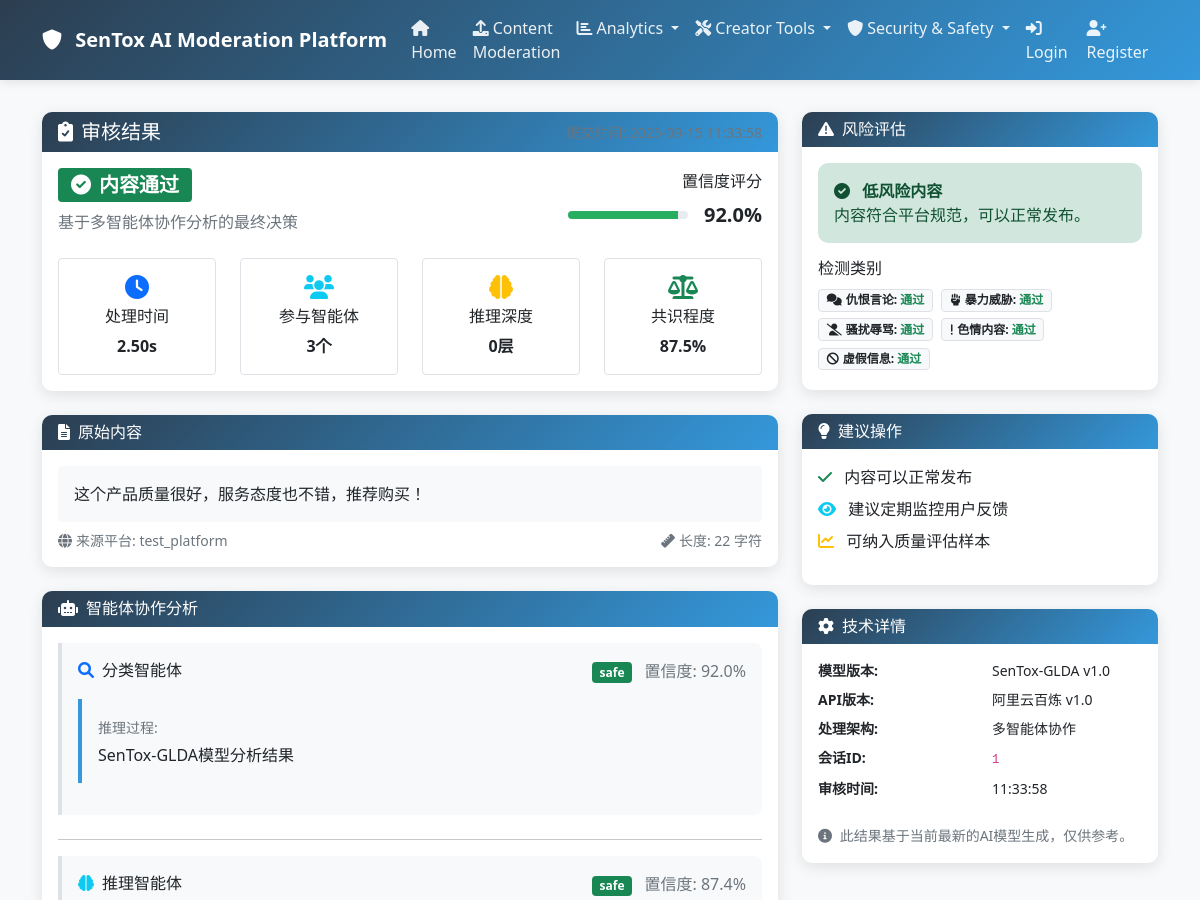
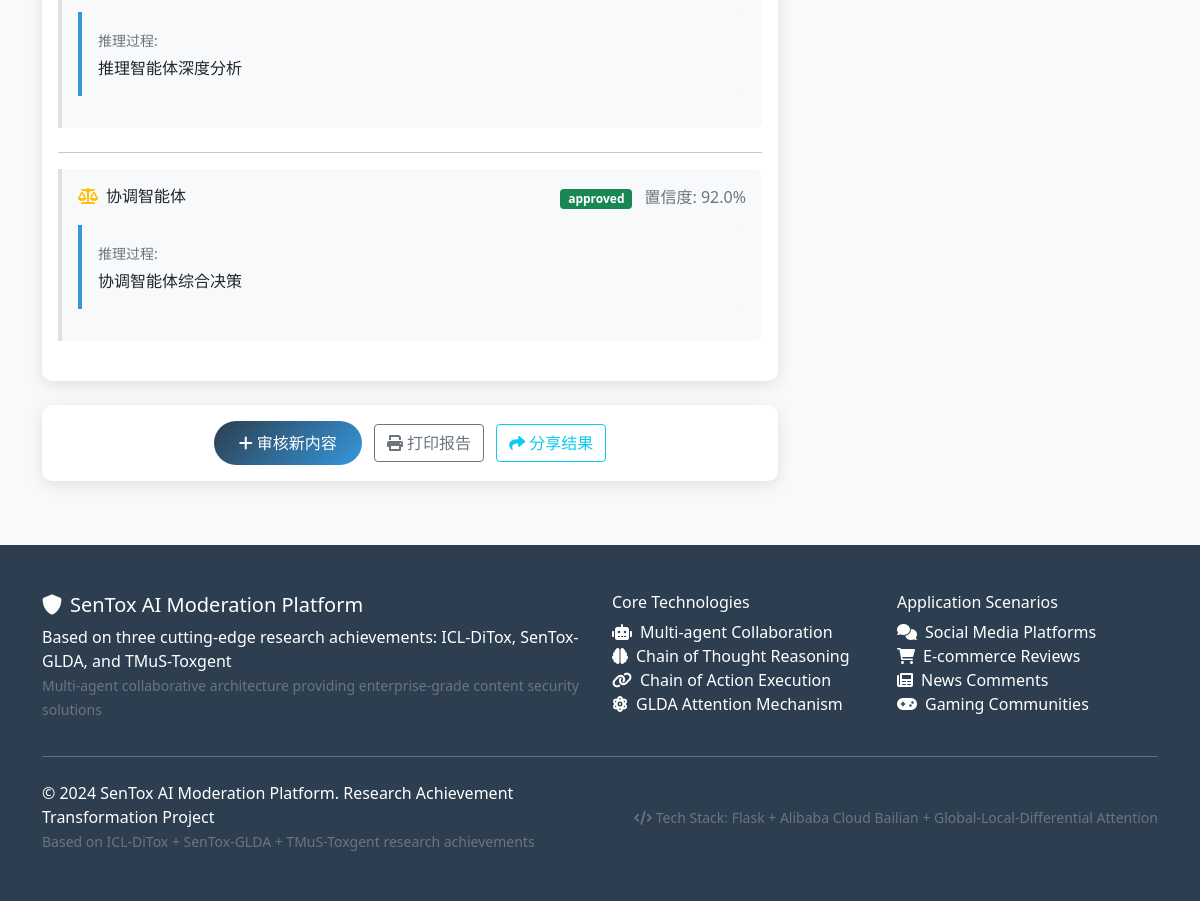
The page /result/1 on the database its author committed (2 pictures, top to bottom).
### models.py (models this page shows, shortened)
class ModerationRecord(db.Model):
    id = db.Column(db.Integer, primary_key=True)
    submission_id = db.Column(db.Integer, db.ForeignKey('content_submission.id'), nullable=False)
    initial_classification = db.Column(db.String(20))  # safe, toxic
    initial_confidence = db.Column(db.Float)
    final_decision = db.Column(db.String(20))  # approved, rejected, needs_review
    final_confidence = db.Column(db.Float)
    reasoning_chain = db.Column(db.Text)  # JSON格式存储推理链
    toxicity_categories = db.Column(db.Text)  # JSON: 仇恨言论、暴力、色情等
    severity_level = db.Column(db.Integer)  # 1-5级严重程度
    agent_decisions = db.Column(db.Text)  # JSON格式存储各智能体决策
    coordination_log = db.Column(db.Text)  # 协调过程日志
    started_at = db.Column(db.DateTime, default=datetime.utcnow)
    completed_at = db.Column(db.DateTime)
    processing_time = db.Column(db.Float)  # 处理时间（秒）

class ContentSubmission(db.Model):
    id = db.Column(db.Integer, primary_key=True)
    content = db.Column(db.Text, nullable=False)
    content_type = db.Column(db.String(20), default='text')  # text, image, video
    platform = db.Column(db.String(50))  # weibo, douyin, wechat等
    submitted_by = db.Column(db.Integer, db.ForeignKey('user.id'))
    submitted_at = db.Column(db.DateTime, default=datetime.utcnow)
    status = db.Column(db.String(20), default='pending')  # pending, processing, completed
    moderation_records = db.relationship('ModerationRecord', backref='submission', lazy=True)

### routes/main.py (the view)
@main_bp.route('/result/<int:submission_id>')
def view_result(submission_id):
    submission = ContentSubmission.query.get_or_404(submission_id)
    moderation_record = ModerationRecord.query.filter_by(submission_id=submission_id).first()
    if not moderation_record:
        flash('Moderation result does not exist', 'error')
        return redirect(url_for('main.index'))
    agent_decisions = {}
    reasoning_chain = []
    try:
        import json
        if moderation_record.agent_decisions:
            agent_decisions = eval(moderation_record.agent_decisions)  # Note: should use json.loads in production
        if moderation_record.reasoning_chain:
            reasoning_chain = json.loads(moderation_record.reasoning_chain)
    except:
        pass
    return render_template('result.html',
                         submission=submission,
                         record=moderation_record,
                         agent_decisions=agent_decisions,
                         reasoning_chain=reasoning_chain)

### templates/result.html (shortened to what this page needs)
{% extends "base.html" %}
{% block content %}
<div class="row">
    <div class="col-lg-8">
        <div class="card mb-4">
            <div class="card-header d-flex justify-content-between align-items-center">
                <h5 class="mb-0">
                    <i class="fas fa-clipboard-check me-2"></i>审核结果
                </h5>
                <small class="text-muted">
                </small>
            </div>
            <div class="card-body">
                <div class="row align-items-center mb-4">
                    <div class="col-md-6">
                        <h4 class="mb-2">
                            {% if record.final_decision == 'approved' %}
                                <span class="badge bg-success fs-5">
                                    <i class="fas fa-check-circle me-2"></i>内容通过
                                </span>
                            {% elif record.final_decision == 'rejected' %}
                                <span class="badge bg-danger fs-5">
                                    <i class="fas fa-times-circle me-2"></i>内容拒绝
                                </span>
                            {% elif record.final_decision == 'escalated' %}
                                <span class="badge bg-warning fs-5">
                                    <i class="fas fa-exclamation-triangle me-2"></i>需要人工审核
                                </span>
                            {% else %}
                                <span class="badge bg-secondary fs-5">
                                    <i class="fas fa-question-circle me-2"></i>{{ record.final_decision or '未知' }}
                                </span>
                            {% endif %}
                        </h4>
                        <p class="text-muted mb-0">
                            基于多智能体协作分析的最终决策
                        </p>
                    </div>
                    <div class="col-md-6">
                        <div class="text-end">
                            <h6>置信度评分</h6>
                            <div class="d-flex align-items-center justify-content-end">
                                <div class="confidence-bar me-3" style="width: 120px;">
                                    <div class="confidence-fill" data-confidence="{{ record.final_confidence or 0 }}"></div>
                                </div>
                                <span class="fs-5 fw-bold">{{ "%.1f%%" % ((record.final_confidence or 0) * 100) }}</span>
                            </div>
                        </div>
                    </div>
                </div>
                <div class="row text-center">
                    <div class="col-md-3">
                        <div class="border rounded p-3">
                            <i class="fas fa-clock text-primary mb-2 fs-4"></i>
                            <h6>处理时间</h6>
                            <span class="fw-bold">{{ "%.2fs" % (record.processing_time or 0) }}</span>
                        </div>
                    </div>
                    <div class="col-md-3">
                        <div class="border rounded p-3">
                            <i class="fas fa-users text-info mb-2 fs-4"></i>
                            <h6>参与智能体</h6>
                            <span class="fw-bold">{{ agent_decisions|length or 3 }}个</span>
                        </div>
                    </div>
                    <div class="col-md-3">
                        <div class="border rounded p-3">
                            <i class="fas fa-brain text-warning mb-2 fs-4"></i>
                            <h6>推理深度</h6>
                            <span class="fw-bold">{{ reasoning_chain|length or 0 }}层</span>
                        </div>
                    </div>
                    <div class="col-md-3">
                        <div class="border rounded p-3">
                            <i class="fas fa-balance-scale text-success mb-2 fs-4"></i>
                            <h6>共识程度</h6>
                            <span class="fw-bold">{{ "%.1f%%" % (87.5) }}</span>
                        </div>
                    </div>
                </div>
            </div>
        </div>
        <div class="card mb-4">
            <div class="card-header">
                <h6 class="mb-0">
                    <i class="fas fa-file-text me-2"></i>原始内容
                </h6>
            </div>
            <div class="card-body">
                <div class="bg-light p-3 rounded">
                    <p class="mb-0" style="white-space: pre-wrap;">{{ submission.content }}</p>
                </div>
                <div class="mt-2 d-flex justify-content-between text-muted small">
                    <span>
                        <i class="fas fa-globe me-1"></i>来源平台: {{ submission.platform or 'Web' }}
                    </span>
                    <span>
                        <i class="fas fa-ruler me-1"></i>长度: {{ submission.content|length }} 字符
                    </span>
                </div>
            </div>
        </div>
        {% if agent_decisions %}
        <div class="card mb-4">
            <div class="card-header">
                <h6 class="mb-0">
                    <i class="fas fa-robot me-2"></i>智能体协作分析
                </h6>
            </div>
            <div class="card-body">
                {% for agent_name, decision_data in agent_decisions.items() %}
                <div class="agent-decision mb-4">
                    <div class="row align-items-center mb-2">
                        <div class="col-md-6">
                            <h6 class="mb-0">
                                {% if agent_name == 'classifier' %}
                                    <i class="fas fa-search me-2 text-primary"></i>分类智能体
                                {% elif agent_name == 'reasoner' %}
                                    <i class="fas fa-brain me-2 text-info"></i>推理智能体
                                {% elif agent_name == 'coordinator' %}
                                    <i class="fas fa-balance-scale me-2 text-warning"></i>协调智能体
                                {% else %}
                                    <i class="fas fa-robot me-2 text-secondary"></i>{{ agent_name }}
                                {% endif %}
                            </h6>
                        </div>
                        <div class="col-md-6 text-end">
                            {% if decision_data.decision == 'safe' or decision_data.decision == 'approved' %}
                                <span class="badge bg-success">{{ decision_data.decision }}</span>
                            {% elif decision_data.decision == 'toxic' or decision_data.decision == 'rejected' %}
                                <span class="badge bg-danger">{{ decision_data.decision }}</span>
                            {% else %}
                                <span class="badge bg-warning">{{ decision_data.decision }}</span>
                            {% endif %}
                            <span class="ms-2 text-muted">
                                置信度: {{ "%.1f%%" % ((decision_data.confidence or 0) * 100) }}
                            </span>
                        </div>
                    </div>
                    {% if decision_data.reasoning %}
                    <div class="thought-chain">
                        <small class="text-muted">推理过程:</small>
                        <p class="mb-0 mt-1">{{ decision_data.reasoning }}</p>
                    </div>
                    {% endif %}
                </div>
                {% if not loop.last %}
                <hr>
                {% endif %}
                {% endfor %}
            </div>
        </div>
        {% endif %}
        <div class="card">
            <div class="card-body text-center">
                <a href="{{ url_for('main.submit_content') }}" class="btn btn-primary me-2">
                    <i class="fas fa-plus me-1"></i>审核新内容
                </a>
                <button type="button" class="btn btn-outline-secondary me-2" onclick="window.print()">
                    <i class="fas fa-print me-1"></i>打印报告
                </button>
                <button type="button" class="btn btn-outline-info" onclick="shareResult()">
                    <i class="fas fa-share me-1"></i>分享结果
                </button>
            </div>
        </div>
    </div>
    <div class="col-lg-4">
        <div class="card mb-4">
            <div class="card-header">
                <h6 class="mb-0">
                    <i class="fas fa-exclamation-triangle me-2"></i>风险评估
                </h6>
            </div>
            <div class="card-body">
                {% if record.final_decision == 'approved' %}
                <div class="alert alert-success">
                    <i class="fas fa-check-circle me-2"></i>
                    <strong>低风险内容</strong><br>
                    内容符合平台规范，可以正常发布。
                </div>
                {% elif record.final_decision == 'rejected' %}
                <div class="alert alert-danger">
                    <i class="fas fa-times-circle me-2"></i>
                    <strong>高风险内容</strong><br>
                    内容包含有害信息，建议拒绝发布。
                </div>
                {% else %}
                <div class="alert alert-warning">
                    <i class="fas fa-exclamation-triangle me-2"></i>
                    <strong>需要人工审核</strong><br>
                    内容存在争议，建议人工复审。
                </div>
                {% endif %}
                <h6 class="mt-3 mb-2">检测类别</h6>
                <div class="risk-categories">
                    <span class="badge bg-light text-dark me-1 mb-1">
                        <i class="fas fa-comments me-1"></i>仇恨言论:
                        <span class="text-success">通过</span>
                    </span>
                    <span class="badge bg-light text-dark me-1 mb-1">
                        <i class="fas fa-fist-raised me-1"></i>暴力威胁:
                        <span class="text-success">通过</span>
                    </span>
                    <span class="badge bg-light text-dark me-1 mb-1">
                        <i class="fas fa-user-slash me-1"></i>骚扰辱骂:
                        {% if record.final_decision == 'rejected' %}
                        <span class="text-danger">检出</span>
                        {% else %}
                        <span class="text-success">通过</span>
                        {% endif %}
                    </span>
                    <span class="badge bg-light text-dark me-1 mb-1">
                        <i class="fas fa-exclamation me-1"></i>色情内容:
                        <span class="text-success">通过</span>
                    </span>
                    <span class="badge bg-light text-dark me-1 mb-1">
                        <i class="fas fa-ban me-1"></i>虚假信息:
                        <span class="text-success">通过</span>
                    </span>
                </div>
            </div>
        </div>
        <div class="card mb-4">
            <div class="card-header">
                <h6 class="mb-0">
                    <i class="fas fa-lightbulb me-2"></i>建议操作
                </h6>
            </div>
            <div class="card-body">
                {% if record.final_decision == 'approved' %}
                <ul class="list-unstyled">
                    <li class="mb-2">
                        <i class="fas fa-check text-success me-2"></i>
                        内容可以正常发布
                    </li>
                    <li class="mb-2">
                        <i class="fas fa-eye text-info me-2"></i>
                        建议定期监控用户反馈
                    </li>
                    <li class="mb-2">
                        <i class="fas fa-chart-line text-warning me-2"></i>
                        可纳入质量评估样本
                    </li>
                </ul>
                {% endif %}
            </div>
        </div>
        <div class="card">
            <div class="card-header">
                <h6 class="mb-0">
                    <i class="fas fa-cog me-2"></i>技术详情
                </h6>
            </div>
            <div class="card-body">
                <dl class="row small">
                    <dt class="col-sm-6">模型版本:</dt>
                    <dd class="col-sm-6">SenTox-GLDA v1.0</dd>
                    <dt class="col-sm-6">API版本:</dt>
                    <dd class="col-sm-6">阿里云百炼 v1.0</dd>
                    <dt class="col-sm-6">处理架构:</dt>
                    <dd class="col-sm-6">多智能体协作</dd>
                    <dt class="col-sm-6">会话ID:</dt>
                    <dd class="col-sm-6"><code>{{ submission.id }}</code></dd>
                    <dt class="col-sm-6">审核时间:</dt>
                    <dd class="col-sm-6">{{ record.started_at.strftime('%H:%M:%S') if record.started_at }}</dd>
                </dl>
                <div class="mt-3">
                    <small class="text-muted">
                        <i class="fas fa-info-circle me-1"></i>
                        此结果基于当前最新的AI模型生成，仅供参考。
                    </small>
                </div>
            </div>
        </div>
    </div>
</div>
{% endblock %}

### rows shown on the page
ModerationRecord: (record.final_confidenceor0)*100 "92.0%", processing_time "2.50s", started_at "11:33:58"
ContentSubmission: content "这个产品质量很好，服务态度也不错，推荐购买！", platform "test_platform", id "1"

### other values the page prints
{{ agent_decisions|length or 3 }} "3"
{{ reasoning_chain|length or 0 }} "0"
{{ "%.1f%%" % (87.5) }} "87.5%"
{{ submission.content|length }} "22"
{{ decision_data.decision }} "safe" "safe" "approved"
{{ "%.1f%%" % ((decision_data.confidence or 0) * 100) }} "92.0%" "87.4%" "92.0%"
{{ decision_data.reasoning }} "SenTox-GLDA模型分析结果" "推理智能体深度分析" "协调智能体综合决策"
